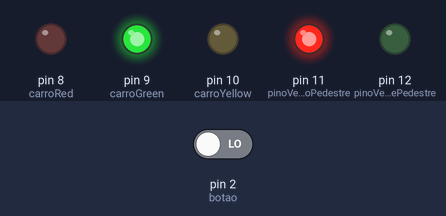
The sketch below on a simulated Arduino Uno, built with avr-gcc and run on an emulated ATmega328P. Parts: output pins drawn as LEDs (lit = HIGH). The inputs (shaded band) are chosen by the test bench; at power-on: pin 2 (botao) LOW.

Above: at 4.2 s.
4.3 s: pin 2 (botao) driven LOW
5.8 s: pin 2 (botao) driven HIGH
At 6.8 s:
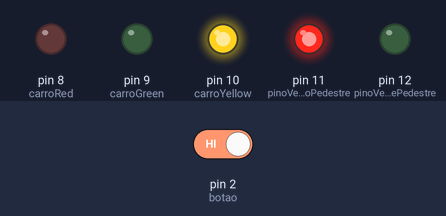
At 9.1 s:
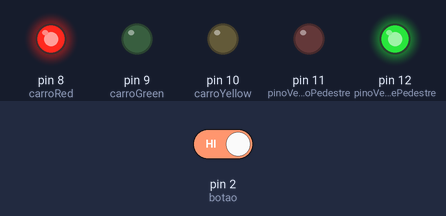
Timing chart, 0 to 16.3 s (numbered marks = the images above; inputs shaded):
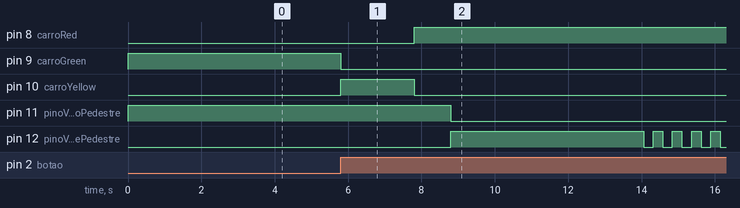

Measured:
- after the input at 4.3 s, every drawn part: stays the same
- after the input at 5.8 s, pin 8 (carroRed): LOW → HIGH after 2.0 s; pin 9 (carroGreen): HIGH → LOW at once; pin 10 (carroYellow): LOW → HIGH at once, → LOW 2.0 s later; pin 11 (pinoVermelhoPedestre): HIGH → LOW after 3.0 s; pin 12 (pinoVerdePedestre): LOW → HIGH after 3.0 s, then repeats every 0.52 s: LOW 0.26 s, HIGH 0.26 s

The sketch:

sketch.ino
```cpp
int carroRed = 8;
int carroGreen = 9;
int carroYellow = 10;
int pinoVermelhoPedestre = 11;
int pinoVerdePedestre = 12;
int tempoEsperaPedestre = 5000;
unsigned long tempodeMudanca;
int botao = 2;

void setup() {
  pinMode(carroRed, OUTPUT);
  pinMode(carroGreen, OUTPUT);
  pinMode(carroYellow, OUTPUT);
  pinMode(pinoVermelhoPedestre, OUTPUT);
  pinMode(pinoVerdePedestre, OUTPUT);
  pinMode(botao, INPUT);

  digitalWrite(carroGreen, HIGH);
  digitalWrite(pinoVermelhoPedestre, HIGH);

}

void loop() {
  int estadoBotao = digitalRead(botao);

  if (estadoBotao == HIGH && (millis() - tempodeMudanca) > 5000){
    modificarLuzes();
  }
}

void modificarLuzes(){
  digitalWrite(carroGreen, LOW);
  digitalWrite(carroYellow, HIGH);
  delay(2000);

  digitalWrite(carroYellow, LOW);
  digitalWrite(carroRed, HIGH);
  delay(1000);

  digitalWrite(pinoVermelhoPedestre, LOW);
  digitalWrite(pinoVerdePedestre, HIGH);
  delay(tempoEsperaPedestre);

  for(int x = 0; x < 10; x++){
    digitalWrite(pinoVerdePedestre, HIGH);
    delay(260);

    digitalWrite(pinoVerdePedestre, LOW);
    delay(260);
  }

  digitalWrite(pinoVermelhoPedestre, HIGH);
  delay(500);

  digitalWrite(carroYellow, HIGH);
  digitalWrite(carroRed, LOW);
  delay(1000);

  digitalWrite(carroGreen, HIGH);
  digitalWrite(carroYellow, LOW);

  tempodeMudanca = millis();

}
```
